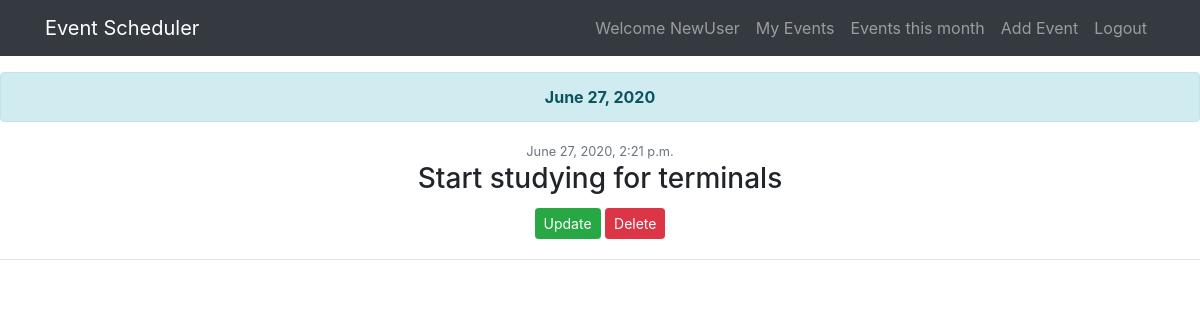
Screenshot of /home/ (signed in) with the database file from the repository.
### events/models.py (models this page shows, shortened)
class Event(models.Model):
    user = models.ForeignKey(User, on_delete = models.CASCADE)
    description = models.CharField(max_length=100)
    day = models.DateTimeField()
    date_created = models.DateTimeField(default = timezone.now)

### events/views.py (the view)
# urls.py: path('home/', EventListView.as_view(), name = 'home'),
class EventListView(LoginRequiredMixin, ListView):
    model = Event
    context_object_name = 'events'
    def get_queryset(self):
        qs = Event.objects.filter(user = self.request.user).order_by('day')
        return qs

### events/templates/events/event_list.html
{% extends "events/base.html" %}
{% block content %}
    <br>
    <br>
    <br>
    {% regroup events by day as events_list %}
	{% for day in events_list %}
        <div class="alert alert-info">
                    <strong>{{ day.grouper|date:'F d, Y' }}</strong>
        </div>
        {% for event in day.list %}
		<article class="media content-section">
			<div class="media-body">
			    <div class="article-metadata">
			    	<small class="text-muted">{{ event.date_created }}</small>
			    </div>
			    <h3>{{ event.description }}</h3>
                <div>
		    			<a class = "btn btn-success btn-sm mt-1 mb-1" href="{% url 'update' event.pk %}">Update</a>
		    			<a class = "btn btn-danger btn-sm mt-1 mb-1" href="{% url 'delete' event.pk %}">Delete</a>
		    		</div>
			</div>
		</article>
        <hr>
        {% endfor %}
	{% endfor %}
{% endblock content %}

### events/templates/events/base.html (shortened to what this page needs)
{% load static %}
<!DOCTYPE html>
<html>
<head>
    <link href="https://stackpath.bootstrapcdn.com/bootstrap/4.3.1/css/bootstrap.min.css" rel="stylesheet">
    <link href="jquery.datetimepicker.min.css" rel="stylesheet">
</head>
<body>
	<header class="site-header">
	  <nav class="navbar navbar-expand-md navbar-dark bg-dark fixed-top">
	    <div class="container">
	    	<span class="navbar-brand mr-4">Event Scheduler</span>
	      <div class="collapse navbar-collapse" id="navbarToggle">
	        <div class="navbar-nav mr-auto">
	          <span class = "nav-item nav-link"
	          </span>
	        </div>
	        <div class="navbar-nav">
	        	{% if user.is_authenticated %}
                    <span class="nav-item nav-link">Welcome {{user.username}}</span>
	        		<a class="nav-item nav-link" href={% url 'home' %}>My Events</a>
                    <a class="nav-item nav-link" href={% url 'monthly' %}>Events this month</a>
                    <a class="nav-item nav-link" href={% url 'add' %}>Add Event</a>
	        		<a class="nav-item nav-link" href={% url 'logout' %}>Logout</a>
				{% else %}
	          		<a class="nav-item nav-link" href = {% url 'login' %}>Login</a>
	          		<a class="nav-item nav-link" href = {% url 'register' %}>Register</a>
	          	{% endif %}
	        </div>
	      </div>
	    </div>
	  </nav>
	</header>
    <div align="center">
{% block content %}{% endblock %}
    </div>
</body>
</html>

### rows the page displays
Event: grouper "June 27, 2020", date_created "June 27, 2020, 2:21 p.m.", description "Start studying for terminals"

### other values shown
{{ user.username }} "NewUser"
